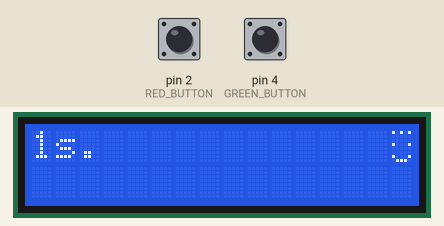
This sketch was run on a simulated Arduino Uno, built with avr-gcc and run on an emulated ATmega328P. Parts: 16×2 character LCD. The test bench sets the inputs (shaded band); at power-on: pin 2 (RED_BUTTON) HIGH, pin 4 (GREEN_BUTTON) HIGH.

Above: at 1.2 s.
1.3 s: pin 2 (RED_BUTTON) pulled LOW for 0.15 s
At 2.5 s:
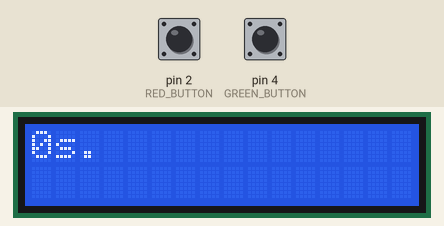
2.9 s: pin 4 (GREEN_BUTTON) pulled LOW for 0.15 s
At 3.3 s:
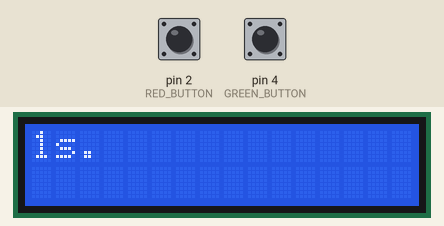
Timing chart, 0 to 5.9 s (numbered marks = the images above; inputs shaded):
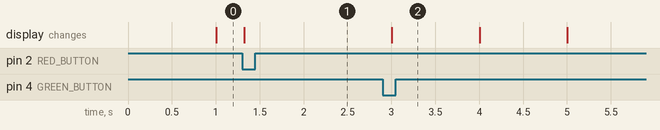

The sketch:

Task3.ino
```cpp
#include <LiquidCrystal_I2C.h>

#define RED_BUTTON 2
#define GREEN_BUTTON 4

LiquidCrystal_I2C lcd(0x27, 16, 2);

byte smile[8] = {
  B10101,
  B00000,
  B00000,
  B10001,
  B00000,
  B00000,
  B10001,
  B01110,
};

void initButtons() {
  pinMode(RED_BUTTON, INPUT_PULLUP);
  pinMode(GREEN_BUTTON, INPUT_PULLUP);
}

#define DEBOUNCE_PERIOD 10UL

bool isGreenButtonPressed() {
static int debounced_button_state = HIGH;
static int previous_reading = HIGH;
static unsigned long last_change_time = 0UL;
bool isPressed = false;

int current_reading = digitalRead(GREEN_BUTTON);

if (previous_reading != current_reading) {
last_change_time = millis();
}

if (millis() - last_change_time > DEBOUNCE_PERIOD) {
  if (current_reading != debounced_button_state)
  {
    if (debounced_button_state == HIGH && current_reading == LOW) {
      isPressed = true;
    }
  debounced_button_state = current_reading;
  }
}

previous_reading = current_reading;

return isPressed;
}

bool isRedButtonPressed() {
static int debounced_button_state = HIGH;
static int previous_reading = HIGH;
static unsigned long last_change_time = 0UL;
bool isPressed = false;

int current_reading = digitalRead(RED_BUTTON);

if (previous_reading != current_reading) {
last_change_time = millis();
}

if (millis() - last_change_time > DEBOUNCE_PERIOD) {
  if (current_reading != debounced_button_state)
  {
    if (debounced_button_state == HIGH && current_reading == LOW) {
      isPressed = true;
    }
  debounced_button_state = current_reading;
  }
}

previous_reading = current_reading;

return isPressed;
}


void setup(){
  initButtons();
  lcd.init();
  lcd.backlight();
  lcd.createChar(0, smile);

  lcd.setCursor(15,0);
  lcd.write(byte(0));
}

bool stopped = false;
bool reset = false;
unsigned long lastStopTime = 0UL;
unsigned long timePassed = 0UL;

void loop(){
  if (!stopped && isGreenButtonPressed()) {
    lastStopTime = millis();
    stopped = true;
  }
  if (stopped && isGreenButtonPressed()) {
    if (!reset){
      timePassed += millis() - lastStopTime;
    } else {
      timePassed = millis();
      reset = false;
    }
      stopped = false;
  }
  if (!stopped) {
    lcd.setCursor(0, 0);
    lcd.print(millis()/1000 - timePassed/1000);
    lcd.print("s.");
  }
  if (isRedButtonPressed()) {
    lcd.clear();
    lcd.setCursor(0, 0);
    timePassed = millis();
    lcd.print(millis()/1000 - timePassed/1000);
    lcd.print("s.");
    stopped = true;
    reset = true;
  }
}
```

Measured:
- after the input at 1.3 s, the display: changes at once (image 1)
- after the input at 2.9 s, the display: changes after 0.10 s (image 2)
